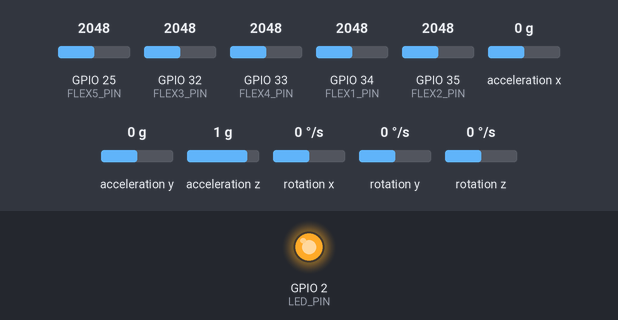
This sketch was run on a simulated ESP32. Shown: output pins drawn as LEDs (lit = HIGH). Wiring (inferred from the names in the program): MPU-6050 motion sensor at I2C address 0x68. The test bench sets the inputs (shaded band); at power-on: GPIO 25 (FLEX5_PIN) = 2048, acceleration x 0 g, GPIO 34 (FLEX1_PIN) = 2048, GPIO 32 (FLEX3_PIN) = 2048, GPIO 33 (FLEX4_PIN) = 2048, GPIO 35 (FLEX2_PIN) = 2048, acceleration y 0 g, acceleration z 1 g, rotation x 0 °/s, rotation y 0 °/s, rotation z 0 °/s. Nothing arrives over Bluetooth unless stated; what the sketch prints to the serial monitor is not drawn.

Above: at 1.3 s.
1.4 s: GPIO 25 (FLEX5_PIN) set to 1013
2.9 s: GPIO 25 (FLEX5_PIN) set to 913
5.0 s: acceleration x set to -1.4 g
8.0 s: GPIO 34 (FLEX1_PIN) set to 994
9.5 s: GPIO 34 (FLEX1_PIN) set to 888
At 10.1 s:
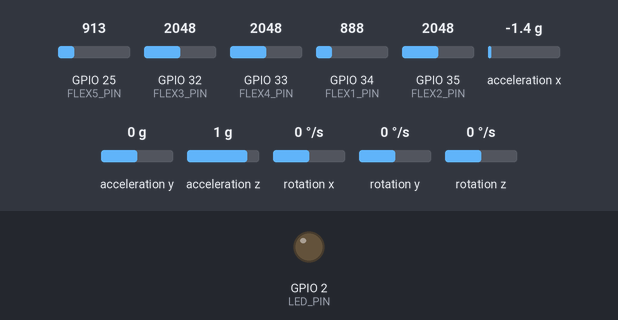
11.0 s: GPIO 32 (FLEX3_PIN) set to 986
12.5 s: GPIO 32 (FLEX3_PIN) set to 907
At 13.0 s:
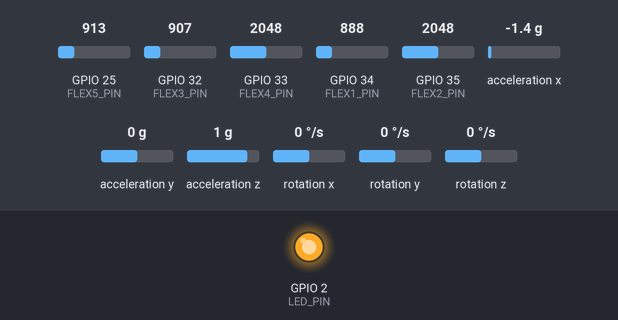
Timing chart, 0 to 15.5 s (numbered marks = the images above; inputs shaded):
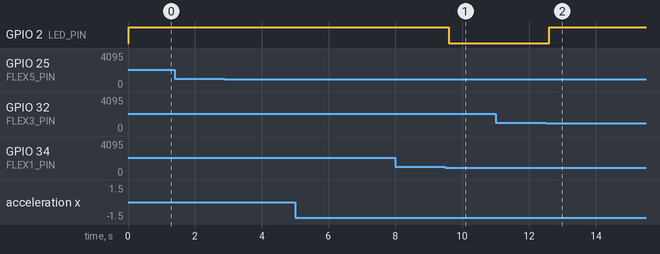

Measured:
- the behaviour switches between 960 and 959 on GPIO 34 (FLEX1_PIN) (found by bisection; images 0 and 1)
- the behaviour switches between 960 and 959 on GPIO 32 (FLEX3_PIN) (found by bisection; images 1 and 2)
- after the input at 1.4 s, every drawn part: stays the same
- after the input at 2.9 s, every drawn part: stays the same
- after the input at 5.0 s, every drawn part: stays the same
- after the input at 8.0 s, every drawn part: stays the same
- after the input at 9.5 s, GPIO 2 (LED_PIN): HIGH → LOW after 0.10 s
- after the input at 11.0 s, every drawn part: stays the same
- after the input at 12.5 s, GPIO 2 (LED_PIN): LOW → HIGH after 0.11 s

The sketch:

sketch_oct28a.ino
```cpp
#include <Wire.h>
#include <BluetoothSerial.h>

// ================== OBJECTS ==================
BluetoothSerial SerialBT;

// ================== PIN DEFINITIONS ==================
#define FLEX1_PIN 34  // Thumb
#define FLEX2_PIN 35  // Index
#define FLEX3_PIN 32  // Middle
#define FLEX4_PIN 33  // Ring
#define FLEX5_PIN 25  // Little finger
#define LED_PIN 2     // Status LED
#define MPU_ADDR 0x68 // MPU6050 I2C Address

// ================== CALIBRATION RANGES ==================
int flexMin[5] = {150, 150, 150, 150, 150};
int flexMax[5] = {1500, 1500, 1500, 1500, 1500};
int flexPercent[5];
String gesture = "";

// MPU variables
int16_t AcX, AcY, AcZ, GyX, GyY, GyZ;
float pitch = 0, roll = 0, yaw = 0;

// ================== SETUP ==================
void setup()
{
  Serial.begin(115200);
  Wire.begin(21, 22); // SDA, SCL for ESP32
  pinMode(LED_PIN, OUTPUT);
  digitalWrite(LED_PIN, LOW);

  Serial.println("\n===== GloveX+ Real-World Sign Translator =====");

  // Bluetooth init
  if (!SerialBT.begin("GloveX+ Smart Glove"))
  {
    Serial.println("❌ Bluetooth Init Failed!");
  }
  else
  {
    Serial.println("✅ Bluetooth Ready as 'GloveX+ Smart Glove'");
  }

  // MPU Init
  Wire.beginTransmission(MPU_ADDR);
  Wire.write(0x6B);
  Wire.write(0x00); // Wake up MPU6050
  if (Wire.endTransmission() == 0)
  {
    Serial.println("✅ MPU6050 Initialized Successfully!");
  }
  else
  {
    Serial.println("⚠️ MPU6050 Not Detected! Continuing with flex sensors only...");
  }

  Serial.println("System Ready ✅");
  Serial.println("Tip: Keep glove straight during startup for calibration.\n");
}

// ================== MAIN LOOP ==================
void loop()
{
  readFlexSensors();
  readMPU();
  detectRealWorldGesture();
  delay(500);
}

// ================== FLEX SENSOR READING ==================
void readFlexSensors()
{
  int flexPins[5] = {FLEX1_PIN, FLEX2_PIN, FLEX3_PIN, FLEX4_PIN, FLEX5_PIN};
  Serial.print("Flex %: ");

  for (int i = 0; i < 5; i++)
  {
    int raw = analogRead(flexPins[i]);
    flexPercent[i] = map(raw, flexMin[i], flexMax[i], 0, 100);
    flexPercent[i] = constrain(flexPercent[i], 0, 100);
    Serial.print(flexPercent[i]);
    Serial.print("% ");
  }
  Serial.println();
}

// ================== MPU READING ==================
void readMPU()
{
  Wire.beginTransmission(MPU_ADDR);
  Wire.write(0x3B);
  Wire.endTransmission(false);
  Wire.requestFrom(MPU_ADDR, 14, true);

  if (Wire.available() == 14)
  {
    AcX = Wire.read() << 8 | Wire.read();
    AcY = Wire.read() << 8 | Wire.read();
    AcZ = Wire.read() << 8 | Wire.read();
    Wire.read();
    Wire.read(); // skip temperature
    GyX = Wire.read() << 8 | Wire.read();
    GyY = Wire.read() << 8 | Wire.read();
    GyZ = Wire.read() << 8 | Wire.read();

    pitch = atan2(AcY, sqrt(AcX * AcX + AcZ * AcZ)) * 180.0 / PI;
    roll = atan2(-AcX, AcZ) * 180.0 / PI;
    yaw += GyZ / 131.0 * 0.01;

    Serial.print("MPU => Pitch:");
    Serial.print(pitch);
    Serial.print(" Roll:");
    Serial.print(roll);
    Serial.print(" Yaw:");
    Serial.println(yaw);
  }
}

// ================== REAL-WORLD GESTURE DETECTION ==================
void detectRealWorldGesture()
{
  String flexPattern = "";
  for (int i = 0; i < 5; i++)
  {
    flexPattern += (flexPercent[i] >= 60) ? "1" : "0";
  }

  gesture = "";
  Serial.print("Pattern: ");
  Serial.println(flexPattern);

  // ===================== REAL SIGN LOGIC =====================

  // 🤚 NEUTRAL / OPEN HAND
  if (flexPattern == "00000" && abs(pitch) < 20 && abs(roll) < 20)
    gesture = "NEUTRAL";

  // ✊ FIST
  else if (flexPattern == "11111")
    gesture = "YES";

  // 👍 THUMBS UP
  else if (flexPattern == "01111" && roll < -20)
    gesture = "OK";

  // 👎 THUMBS DOWN
  else if (flexPattern == "01111" && roll > 20)
    gesture = "NO";

  // 👋 HELLO / BYE
  else if (flexPattern == "00000" && abs(yaw) > 40)
    gesture = "HELLO";

  // 🤟 I LOVE YOU (thumb, index, pinky open)
  else if (flexPattern == "10001")
    gesture = "I LOVE YOU";

  // 🖐 STOP (all fingers open, palm facing front)
  else if (flexPattern == "00000" && pitch > 30)
    gesture = "STOP";

  // 🙏 PLEASE / THANK YOU (fingers bent slightly)
  else if (flexPattern == "01110" && abs(roll) < 20)
    gesture = "THANK YOU";

  // ✋ HELP (flat hand, tilt up)
  else if (flexPattern == "00000" && pitch > 45)
    gesture = "HELP";

  // 👆 UP / DOWN
  else if (flexPattern == "10000" && pitch > 40)
    gesture = "MOVE UP";
  else if (flexPattern == "10000" && pitch < -40)
    gesture = "MOVE DOWN";

  // 👉 / 👈 DIRECTION
  else if (flexPattern == "10000" && roll > 40)
    gesture = "MOVE LEFT";
  else if (flexPattern == "10000" && roll < -40)
    gesture = "MOVE RIGHT";

  // 🤜🤛 YES / NO MOTION
  else if (flexPattern == "11111" && abs(yaw) > 30)
    gesture = "good";
  else if (flexPattern == "11111" && abs(pitch) > 30)
    gesture = "bad";

  // 🤏 SMALL / LITTLE
  else if (flexPattern == "11110")
    gesture = "SMALL";

  // 👌 OK SIGN
  else if (flexPattern == "10011")
    gesture = "nice";

  // 🤚 WAIT
  else if (flexPattern == "00000" && pitch < -30)
    gesture = "WAIT";

  // ✋ EMERGENCY (fist + fast shake)
  else if (flexPattern == "11111" && abs(GyX) > 500)
    gesture = "EMERGENCY";

  // 🫱 COME HERE
  else if (flexPattern == "00000" && roll > 30 && GyY > 100)
    gesture = "COME HERE";

  // 🫲 GO AWAY
  else if (flexPattern == "00000" && roll < -30 && GyY < -100)
    gesture = "GO AWAY";

  // ✌️ PEACE
  else if (flexPattern == "00100")
    gesture = "PEACE";

  // 🖖 LIVE LONG
  else if (flexPattern == "10101")
    gesture = "LIVE LONG";

  // ===================== ADDITIONAL UNMAPPED GESTURES =====================
  else if (flexPattern == "00001")
    gesture = "PLEASE GIVE ME WATER";
  else if (flexPattern == "00010")
    gesture = "I AM HUNGRY";
  else if (flexPattern == "00011")
    gesture = "PLEASE HELP ME";
  else if (flexPattern == "00101")
    gesture = "I AM FINE";
  else if (flexPattern == "00110")
    gesture = "I AM TIRED";
  else if (flexPattern == "00111")
    gesture = "GOOD MORNING";
  else if (flexPattern == "01000")
    gesture = "GOOD NIGHT";
  else if (flexPattern == "01001")
    gesture = "I AM IN PAIN";
  else if (flexPattern == "01010")
    gesture = "PLEASE CALL MY FAMILY";
  else if (flexPattern == "01011")
    gesture = "EVERYTHING IS OKAY";
  else if (flexPattern == "01100")
    gesture = "I NEED TO REST";
  else if (flexPattern == "01101")
    gesture = "PLEASE GIVE ME FOOD";
  else if (flexPattern == "01111")
    gesture = "YES";
  else if (flexPattern == "10010")
    gesture = "PLEASE WAIT";
  else if (flexPattern == "10100")
    gesture = "I AM HOT";
  else if (flexPattern == "10110")
    gesture = "I WANT TO SLEEP";
  else if (flexPattern == "10111")
    gesture = "OPEN THE DOOR";
  else if (flexPattern == "11000")
    gesture = "CLOSE THE LIGHT";
  else if (flexPattern == "11001")
    gesture = "TURN ON THE FAN";
  else if (flexPattern == "11010")
    gesture = "TURN ON THE LIGHT";
  else if (flexPattern == "11011")
    gesture = "COME HERE";
  else if (flexPattern == "11100")
    gesture = "GO AWAY PLEASE";
  else if (flexPattern == "11101")
    gesture = "I AM SCARED";
  else if (flexPattern == "11110")
    gesture = "EMERGENCY HELP";

  // ===================== OUTPUT =====================
  if (gesture != "")
  {
    digitalWrite(LED_PIN, HIGH);
    Serial.println("🖐 Gesture: " + gesture);
    SerialBT.println(gesture); // Send to Bluetooth app
  }
  else
  {
    digitalWrite(LED_PIN, LOW);
  }
}
```
